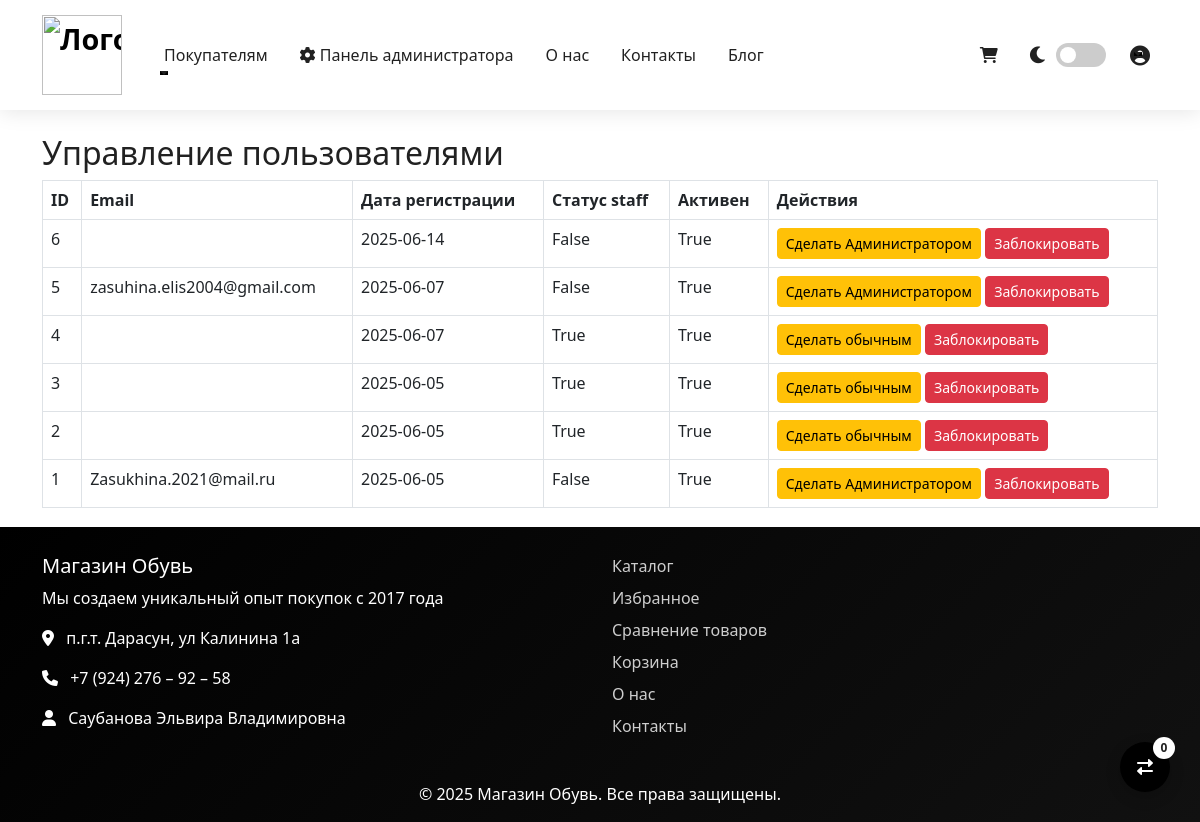
Before: /custom-admin/users/ (signed in) with the older database file.
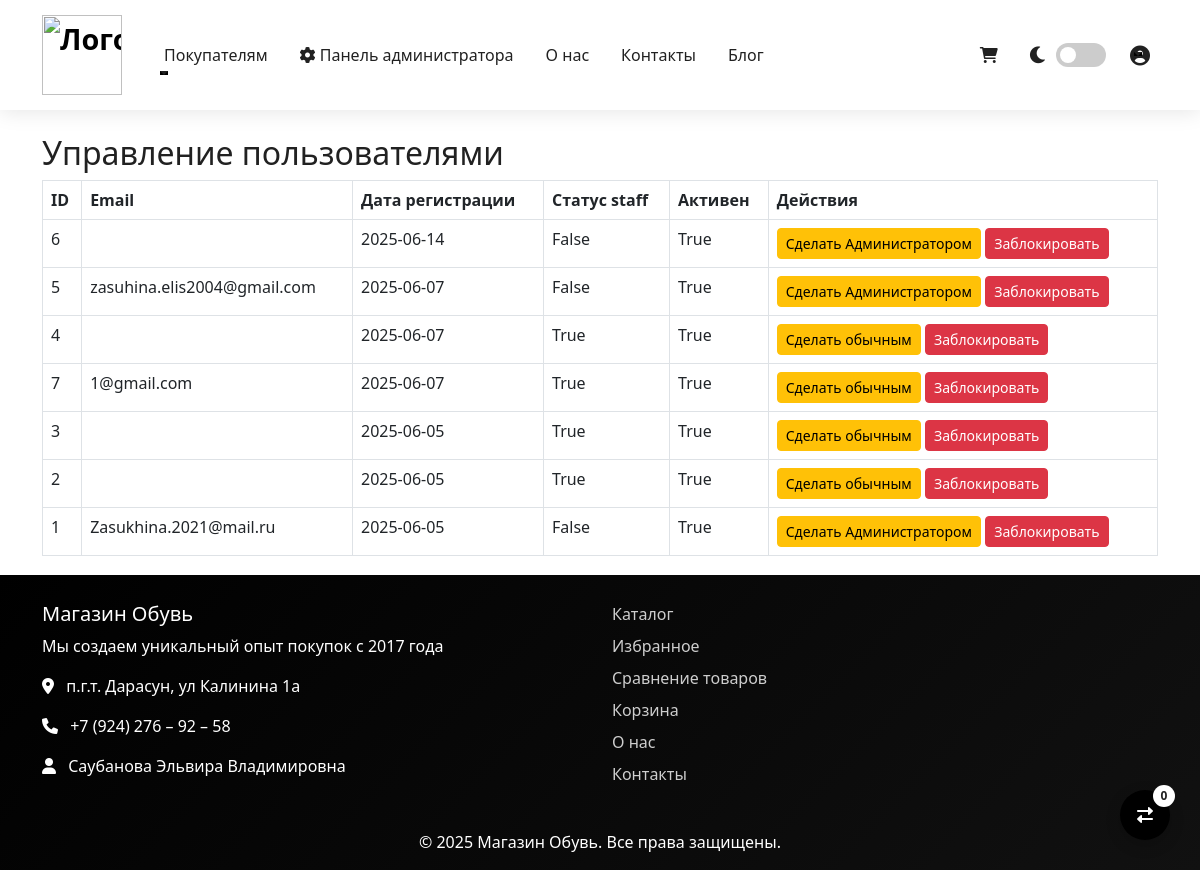
After: the same page with the newer database file.
### ecommerce_project/users/models.py (models this page shows, shortened)
class User(AbstractUser):
    ROLES = (
        ('custom_admin', 'Администратор'),
        ('user', 'Пользователь'),
        ('guest', 'Гость'),
    )
    role = models.CharField(max_length=20, choices=ROLES, default='user')
    phone = models.CharField(max_length=20, blank=True, null=True, verbose_name="Телефон")
    address = models.TextField(blank=True, null=True)
    birth_date = models.DateField(null=True, blank=True)
    avatar = models.ImageField(upload_to='avatars/', null=True, blank=True)
    secret_code = models.CharField(max_length=100, blank=True, null=True)
    is_admin = models.BooleanField(default=False)
    groups = models.ManyToManyField(
        AuthGroup,
        verbose_name='groups',
        blank=True,
        related_name="custom_user_set",
        related_query_name="custom_user",
    )
    user_permissions = models.ManyToManyField(
        Permission,
        verbose_name='user permissions',
        blank=True,
        related_name="custom_user_set",
        related_query_name="custom_user",
    )
    class Meta:
        verbose_name = "Пользователь"
        verbose_name_plural = "Пользователи"

### ecommerce_project/custom_admin/views.py (the view, shortened to what this page needs)
# urls.py: path('users/', views.user_management, name='user_management'),
@user_passes_test(is_admin)
def user_management(request):
    users = User.objects.all().order_by('-date_joined')
    return render(request, 'custom_admin/user_management.html', {'users': users})

### ecommerce_project/custom_admin/views.py (called while the page is built)
def is_admin(user):
    return user.is_authenticated and user.is_staff

### ecommerce_project/custom_admin/templates/custom_admin/user_management.html (shortened to what this page needs)
{% extends "base.html" %}
{% block content %}
<h2>Управление пользователями</h2>
<table class="table table-bordered">
    <thead>
        <tr>
            <th>ID</th>
            <th>Email</th>
            <th>Дата регистрации</th>
            <th>Статус staff</th>
            <th>Активен</th>
            <th>Действия</th>
        </tr>
    </thead>
    <tbody>
        {% for user in users %}
        <tr>
            <td>{{ user.id }}</td>
            <td>{{ user.email }}</td>
            <td>{{ user.date_joined|date:"Y-m-d" }}</td>
            <td>{{ user.is_staff }}</td>
            <td>{{ user.is_active }}</td>
            <td>
                <form method="post" class="d-inline">
                    <button class="btn btn-sm btn-warning" type="submit">Сделать {% if user.is_staff %}обычным{% else %}Администратором{% endif %}</button>
                </form>
                <form method="post" class="d-inline">
                    <button class="btn btn-sm btn-danger" type="submit">{% if user.is_active %}Заблокировать{% else %}Активировать{% endif %}</button>
                </form>
            </td>
        </tr>
        {% endfor %}
    </tbody>
</table>
{% endblock %}

### ecommerce_project/core/templates/base.html (shortened to what this page needs)
{% load static %}
<html lang="ru" class="light-mode">
<head>
  <link href="https://cdn.jsdelivr.net/npm/bootstrap@5.3.0/dist/css/bootstrap.min.css" rel="stylesheet">
  <link href="https://unpkg.com/aos@next/dist/aos.css" rel="stylesheet">
  <link rel="stylesheet" href="https://cdnjs.cloudflare.com/ajax/libs/font-awesome/6.0.0/css/all.min.css">
</head>
<body>
<nav class="navbar navbar-expand-lg navbar-light sticky-top">
    <div class="container">
        <a class="navbar-brand" href="/">
            <img src="{% static 'media/logo.png' %}" alt="Логотип" class="logo-img">
        </a>
        <div class="d-flex align-items-center order-lg-3 ms-auto">
            {% if user.is_authenticated %}
            <a href="{% url 'orders:cart' %}" class="nav-link me-3">
                <i class="fas fa-shopping-cart"></i>
            </a>
            {% endif %}
            <div class="dark-mode-toggle me-3" id="darkModeToggle">
                <i class="fas {% if request.COOKIES.darkMode == 'enabled' %}fa-sun{% else %}fa-moon{% endif %}"></i>
                <label class="theme-switch" for="checkbox">
                    <div class="slider round"></div>
                </label>
            </div>
            <div class="dropdown">
                <a href="#" class="nav-link dropdown-toggle" id="userDropdown" role="button" data-bs-toggle="dropdown">
                    <i class="fas fa-user-circle fa-lg"></i>
                </a>
            </div>
        </div>
        <div class="collapse navbar-collapse order-lg-2" id="navbarNav">
            <ul class="navbar-nav">
                <li class="nav-item dropdown" data-aos="fade-down" data-aos-delay="100">
                    <a class="nav-link dropdown-toggle" href="#" id="customersDropdown" role="button" data-bs-toggle="dropdown">
                        Покупателям
                    </a>
                </li>
                {% if user.is_staff %}
                <li class="nav-item">
                    <a class="nav-link" href="{% url 'custom_admin:dashboard' %}">
                        <i class="fas fa-cog"></i> Панель администратора
                    </a>
                </li>
                {% endif %}
                <li class="nav-item" data-aos="fade-down" data-aos-delay="200">
                    <a class="nav-link" href="{% url 'core:about' %}">О нас</a>
                </li>
                <li class="nav-item" data-aos="fade-down" data-aos-delay="250">
                    <a class="nav-link" href="{% url 'core:contact' %}">Контакты</a>
                </li>
                <li class="nav-item" data-aos="fade-down" data-aos-delay="300">
                    <a class="nav-link" href="{% url 'blog:blog' %}">Блог</a>
                </li>
            </ul>
        </div>
    </div>
</nav>
  <main class="container mt-4">
    {% block content %}{% endblock %}
  </main>
  {% if user.is_authenticated %}
  <div class="compare-badge" data-bs-toggle="modal" data-bs-target="#compareModal">
    <i class="fas fa-exchange-alt"></i>
    <span class="compare-count" id="compareCount">0</span>
  </div>
  {% endif %}
  <footer data-aos="fade-up">
    <div class="container">
      <div class="row">
        <div class="col-md-6 footer-column" data-aos="fade-up" data-aos-delay="100">
          <h5>Магазин Обувь</h5>
          <p>Мы создаем уникальный опыт покупок с 2017 года</p>
          <p><i class="fas fa-map-marker-alt me-2"></i> п.г.т. Дарасун, ул Калинина 1а</p>
          <p><i class="fas fa-phone me-2"></i> +7 (924) 276 – 92 – 58</p>
          <p><i class="fas fa-user me-2"></i> Саубанова Эльвира Владимировна</p>
        </div>
        <div class="col-md-6 footer-column" data-aos="fade-up" data-aos-delay="200">
          <div class="footer-links">
           <a href="{% url 'products:product_list' %}">Каталог</a>
            <a href="{% url 'products:wishlist' %}">Избранное</a>
            {% if user.is_authenticated %}
            <a href="{% url 'products:compare' %}">Сравнение товаров</a>
            <a href="{% url 'orders:cart' %}">Корзина</a>
            {% endif %}
            <a href="{% url 'core:about' %}">О нас</a>
            <a href="{% url 'core:contact' %}">Контакты</a>
          </div>
        </div>
      </div>
      <div class="text-center mt-3" data-aos="fade-up" data-aos-delay="400">
        <p>&copy; 2025 Магазин Обувь. Все права защищены.</p>
      </div>
    </div>
  </footer>
</body>
</html>

### ecommerce_project/core/templates/base.html (style rules this page uses)
:root { --primary: #000000; --primary-dark: #111111; --primary-light: #333333; --secondary: #ffffff; --secondary-dark: #e0e0e0; --dark: #212121; --light: #ffffff; --gray: #f5f5f5; --dark-bg: #121212; --dark-text: #ffffff; --dark-card: #1e1e1e; --dark-border: #333333; }
body { background-color: var(--light); color: var(--dark); transition: all 0.3s ease; }
.logo-img { height: 80px; margin-right: 10px; }
.navbar { padding: 10px 0; background: rgba(255, 255, 255, 0.95) !important; backdrop-filter: blur(10px); box-shadow: 0 2px 20px rgba(0, 0, 0, 0.1); transition: all 0.3s ease; }
.navbar-brand { font-weight: 800; font-size: 1.8rem; color: var(--primary) !important; animation: fadeIn 1s ease; display: flex; align-items: center; }
.nav-link { font-weight: 500; margin: 0 8px; position: relative; transition: all 0.3s ease; color: var(--dark); }
.nav-link:after { content: ''; position: absolute; bottom: 0; left: 0; width: 0; height: 2px; background: var(--primary); transition: width 0.3s ease; }
footer { background: linear-gradient(135deg, var(--primary) 0%, var(--primary-dark) 100%); color: white; padding: 30px 0 0px; position: relative; overflow: hidden; }
footer:before { content: ''; position: absolute; top: 0; left: 0; right: 0; height: 3px; background: var(--secondary); }
.footer-column { margin-bottom: 20px; }
.footer-links { display: flex; flex-direction: column; gap: 8px; }
.footer-links a { color: rgba(255, 255, 255, 0.8); text-decoration: none; transition: all 0.3s ease; position: relative; width: fit-content; }
.footer-links a:after { content: ''; position: absolute; bottom: -2px; left: 0; width: 0; height: 1px; background: var(--secondary); transition: width 0.3s ease; }
.theme-switch { display: inline-block; height: 24px; position: relative; width: 50px; }
.slider { background-color: #ccc; bottom: 0; cursor: pointer; left: 0; position: absolute; right: 0; top: 0; transition: .4s; border-radius: 24px; }
.slider:before { background-color: #fff; bottom: 4px; content: ""; height: 16px; left: 4px; position: absolute; transition: .4s; width: 16px; border-radius: 50%; }
.dark-mode-toggle { display: flex; align-items: center; cursor: pointer; margin-left: 15px; }
.dark-mode-toggle i { font-size: 1.2rem; margin-right: 8px; color: var(--dark); }
.compare-badge { position: fixed; bottom: 30px; right: 30px; z-index: 1000; background: var(--primary); color: white; width: 50px; height: 50px; border-radius: 50%; display: flex; align-items: center; justify-content: center; box-shadow: 0 5px 15px rgba(0,0,0,0.2); cursor: pointer; transition: all 0.3s ease; }
.compare-count { position: absolute; top: -5px; right: -5px; background: var(--secondary); color: var(--dark); width: 22px; height: 22px; border-radius: 50%; display: flex; align-items: center; justify-content: center; font-size: 12px; font-weight: bold; }

Changed rows visible on the page:
added User: id "7", email "1@gmail.com", date_joined "2025-06-07", is_staff "True", is_active "True", shows "обычным", shows "Заблокировать"
